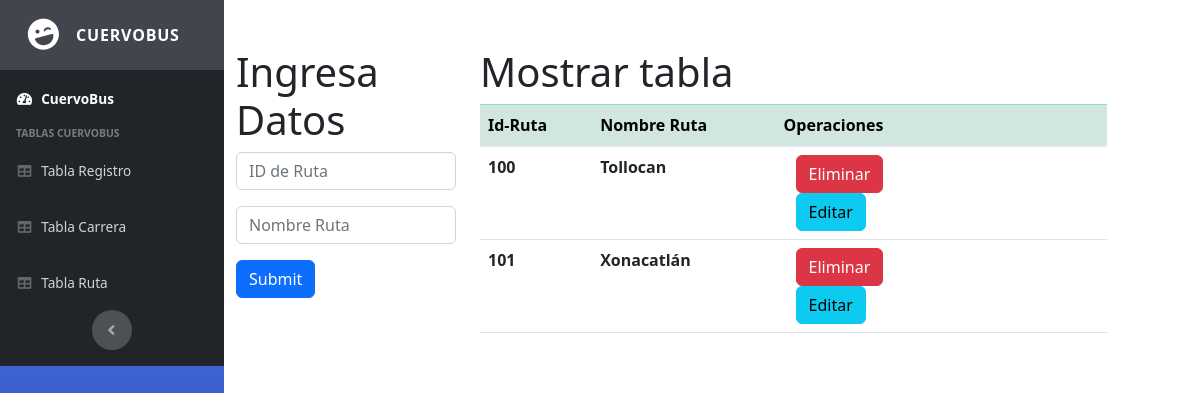
The app's page /admin/ruta.php with its own data.
### tables this page shows
CREATE TABLE `ruta` (
  `id_ruta` int(11) NOT NULL AUTO_INCREMENT,
  `nombre_ruta` varchar(50) NOT NULL,
  PRIMARY KEY (`id_ruta`)
);

### admin/ruta.php (the view, shortened to what this page needs)
<?php
include("includes/heades.php");
include("includes/navbar.php");
$con=conectar();
$sql="SELECT * FROM ruta";
$query=mysqli_query($con,$sql);
?>
<!DOCTYPE html>
<html lang="en">
<head>
    <link href="https://cdn.jsdelivr.net/npm/bootstrap@5.2.0/dist/css/bootstrap.min.css" rel="stylesheet">
</head>
<body>
    <div class="container mt-5">
        <div class="row">
            <div class="col-md-3">
                <h1>Ingresa Datos</h1>
                <form action="insertar-ruta.php" method="POST">
                    <input type="text" class="form-control mb-3" name="id_ruta" placeholder="ID de Ruta">
                    <input type="text" class="form-control mb-3" name="nombre_ruta" placeholder="Nombre Ruta">
                    <input type="submit" class="btn btn-primary">
                </form>
            </div>
            <div class="col-md-8">
                <h1>Mostrar tabla</h1>
                <table class="table">
                    <thead class="table-success table-striped" >
                        <tr>
                            <th>Id-Ruta</th>
                            <th>Nombre Ruta</th>
                            <th>Operaciones</th>
                        </tr>
                    </thead>
                    <tbody>
                        <?php
                           while($row=mysqli_fetch_array($query)){
                        ?>
                        <th><?php echo $row['id_ruta']?></th>
                        <th><?php echo $row['nombre_ruta']?></th>
                        <th>
                          <div class="col">
                              <div class="row">
                                  <div>
                                    <a href="delete-ruta.php?id=<?php echo $row['id_ruta'] ?>" class="btn btn-danger">Eliminar</a>
                                 </div>
                                  <div>
                                    <a href="actualizar-ruta.php?id=<?php echo $row['id_ruta'] ?>" class="btn btn-info">Editar</a>
                                 </div>
                             </div>
                         </div>
                        </th>
                        <?php
                           }
                        ?>
                    </tbody>
                </table>
            </div>
    </div>
</body>
</html>

### records on screen
ruta: id_ruta "100", nombre_ruta "Tollocan"
ruta: id_ruta "101", nombre_ruta "Xonacatlán"
